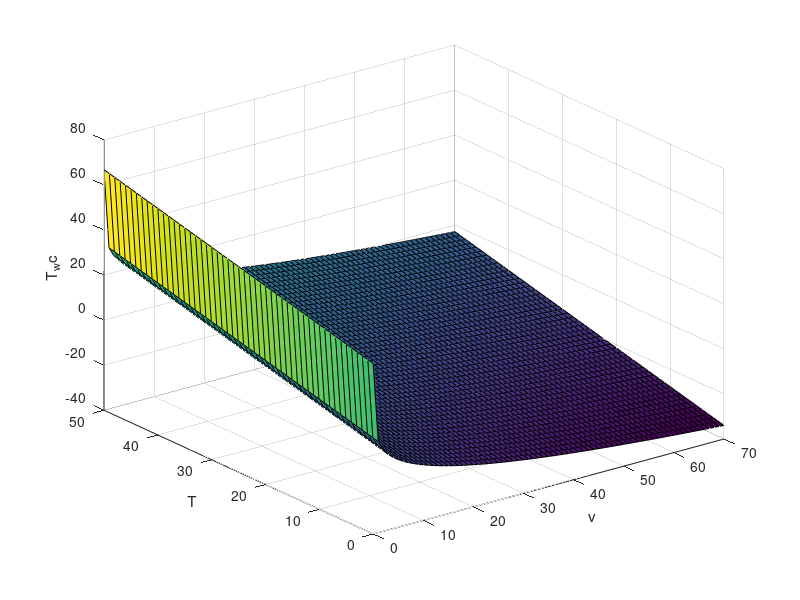

Write the MATLAB code that produced this figure.
t = 0:1:50;
v = 0:1:70;
[V T] = meshgrid(v,t);
T_wc = 35.74 + 0.6215.*T - 35.75.*V.^0.16 + 0.4275.*V.^0.16;
surf(V,T,T_wc)
 xlabel('v'); ylabel('T'); zlabel('T_wc');
